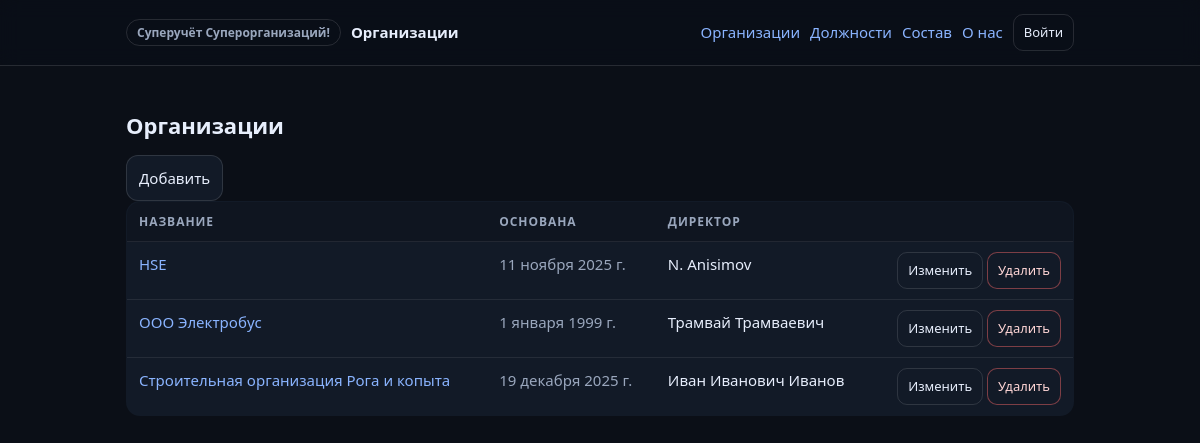
The page /organizations/ on the database its author committed.
### core/models.py (models this page shows, shortened)
class Organization(models.Model):
    organization_name = models.CharField(max_length=50)
    founding_date = models.DateField(default=timezone.localdate)
    address = models.CharField(max_length=200)
    director_name = models.CharField(max_length=50)
    users = models.ManyToManyField(settings.AUTH_USER_MODEL,through="Membership",related_name="organizations",blank=True)
    class Meta:
        ordering = ["organization_name"]
        verbose_name = "Организация"
        verbose_name_plural = "Организации"

### core/views.py (the view)
# urls.py: path("organizations/",views.OrganizationList.as_view(),name="organization-list"),
class OrganizationList(ListView):
    model = Organization
    template_name = "core/organization_list.html"
    paginate_by = 20

### core/templates/core/organization_list.html (shortened to what this page needs)
{% extends "index.html" %}
{% block content %}
<div class="page-head">
  <h1>Организации</h1>
  <div class="actions"><a class="btn" href="{% url 'core:organization-create' %}">Добавить</a></div>
</div>
{% if object_list %}
<table class="table">
  <thead><tr><th>Название</th><th>Основана</th><th>Директор</th><th></th></tr></thead>
  <tbody>
    {% for o in object_list %}
    <tr>
      <td><a class="link" href="{% url 'core:organization-detail' o.pk %}">{{ o.organization_name }}</a></td>
      <td class="muted">{{ o.founding_date }}</td>
      <td>{{ o.director_name }}</td>
      <td class="right">
        <a class="btn ghost sm" href="{% url 'core:organization-update' o.pk %}">Изменить</a>
        <a class="btn danger sm" href="{% url 'core:organization-delete' o.pk %}">Удалить</a>
      </td>
    </tr>
    {% endfor %}
  </tbody>
</table>
{% else %}
<div class="empty">Пока нет организаций</div>
{% endif %}
{% endblock %}

### static/css/site.css (style rules this page uses)
:root { --bg: #0b0f17; --panel: #121a27; --text: #e7eefc; --muted: #9aa7bd; --border: rgba(255, 255, 255, 0.12); --link: #8ab4ff; --danger: #ff6b6b; --shadow: 0 18px 40px rgba(0, 0, 0, 0.35); --radius: 14px; }
* { box-sizing: border-box; }
html, body { height: 100%; }
html { color-scheme: dark; }
body { margin: 0; font: 15px/1.6 system-ui, -apple-system, "Segoe UI", Roboto, Arial; background: var(--bg); color: var(--text); }
a { color: var(--link); text-decoration: none; }
h1 { margin: 6px 0 0; font-size: 22px; font-weight: 800; }
.stats, .actions { display: flex; gap: 10px; flex-wrap: wrap; margin-top: 12px; }
.table { width: 100%; border-collapse: collapse; border: 1px solid var(--border); border-radius: var(--radius); overflow: hidden; background: var(--panel); }
.table th, .table td { padding: 10px 12px; border-bottom: 1px solid rgba(255, 255, 255, 0.08); vertical-align: top; }
.table th { text-align: left; color: var(--muted); font-size: 12px; letter-spacing: 0.08em; text-transform: uppercase; background: rgba(0, 0, 0, 0.18); }
.table tr:last-child td { border-bottom: 0; }
.right { text-align: right; white-space: nowrap; }
.btn { display: inline-flex; align-items: center; gap: 8px; padding: 10px 12px; border: 1px solid var(--border); border-radius: 12px; background: var(--panel); color: var(--text); cursor: pointer; }
.btn.sm { padding: 7px 10px; border-radius: 10px; font-size: 13px; }
.btn.ghost { background: transparent; }
.btn.danger { border-color: rgba(255, 107, 107, 0.45); color: #ffd6d6; }
.help, .muted, .footer { color: var(--muted); }

### rows shown on the page
Organization: organization_name "HSE", founding_date "11 ноября 2025 г.", director_name "N. Anisimov"
Organization: organization_name "ООО Электробус", founding_date "1 января 1999 г.", director_name "Трамвай Трамваевич"
Organization: organization_name "Строительная организация Рога и копыта", founding_date "19 декабря 2025 г.", director_name "Иван Иванович Иванов"
